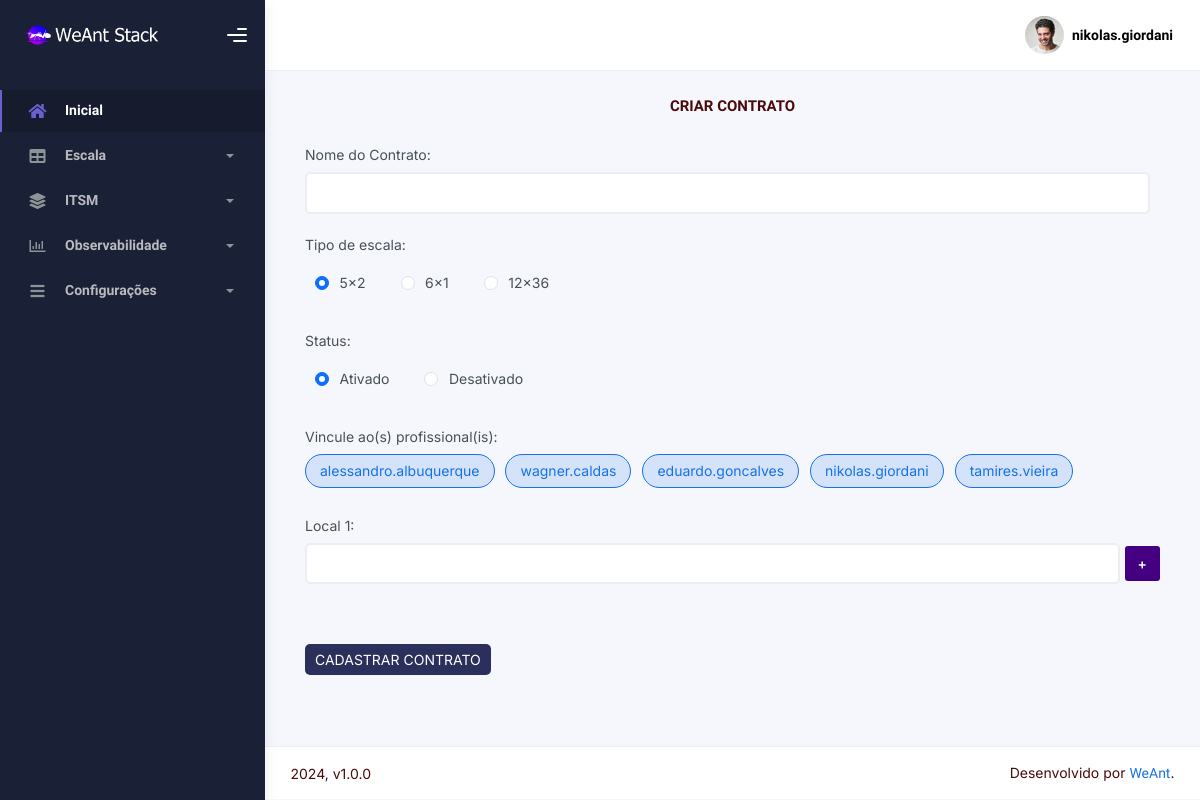
/criarcontrato.php (signed in), run on the app's committed database.
### tables this page shows
CREATE TABLE `usuario` (
  `id` int(11) NOT NULL,
  `login` varchar(60) NOT NULL,
  `senha` varchar(60) NOT NULL,
  `nome` varchar(60) NOT NULL,
  `cpf` varchar(60) NOT NULL,
  `nascimento` varchar(60) NOT NULL,
  `genero` varchar(60) NOT NULL,
  `email` varchar(60) NOT NULL,
  `telefone` varchar(60) NOT NULL,
  `departamento` varchar(60) DEFAULT NULL,
  `cargo` varchar(60) DEFAULT NULL,
  `nivel` varchar(60) NOT NULL,
  `pnivel` varchar(60) NOT NULL,
  `ativo` varchar(60) NOT NULL,
  `pativo` varchar(60) NOT NULL,
  `gerasenha` varchar(60) NOT NULL,
  `horario` varchar(60) NOT NULL,
  `dia` varchar(60) NOT NULL,
  `semana` varchar(60) NOT NULL,
  `mes` varchar(60) NOT NULL,
  `ano` varchar(60) NOT NULL,
  `operador` varchar(60) NOT NULL
);

### sec/sec_verifica.php (called while the page is built, shortened)
<?php
include "config.php";
$sqlc = "SELECT * FROM usuario WHERE id=" . $_SESSION['UsuarioID'];
  $query = $conn->query($sqlc);
    $dados = $query->fetch_assoc();
      $idlogado = $dados['id'];
      $usuariologado = $dados['login'];
?>

### sec/pesquisa_coletausuarios.php (the view, shortened to what this page needs)
<?php
include "sec_verifica.php";
    $query_validacao_licenca = "SELECT * FROM licenca WHERE id_usuario = '$idlogado'";
        $resultado_validacao_licenca = $conn->query($query_validacao_licenca);
            if ($resultado_validacao_licenca->num_rows > 0){
                $dados_validacao_licenca = $resultado_validacao_licenca->fetch_assoc();
                $id_cliente_validacao_licenca = $dados_validacao_licenca['id_cliente'];
                $query_coleta_usuarios = "SELECT * FROM licenca WHERE id_cliente = '$id_cliente_validacao_licenca'";
                    $resultado_coleta_usuarios = $conn->query($query_coleta_usuarios);
                        while ($dados_coleta_usuarios = $resultado_coleta_usuarios->fetch_assoc()) {
                                $id_coleta_usuarios = $dados_coleta_usuarios['id_usuario'];
                            $query_validacao_usuario = "SELECT * FROM usuario WHERE id = '$id_coleta_usuarios'";
                                $resultado_validacao_usuario = $conn->query($query_validacao_usuario);
                                    while ($dados_validacao_usuario = $resultado_validacao_usuario->fetch_assoc()) {
                                        $id_validacao_usuario = $dados_validacao_usuario['id'];
                                        $login_validacao_usuario = $dados_validacao_usuario['login'];
                                            echo '
                                            <div class="selectgroup selectgroup-pills">
                                                <label class="selectgroup-item">
                                                <input
                                                    type="checkbox"
                                                    name="profissionais[]"
                                                    value="' . $id_validacao_usuario . '"
                                                    class="selectgroup-input"
                                                    checked=""
                                                />
                                                <span class="selectgroup-button">' . $login_validacao_usuario . '</span>
                                            </div>
                                        ';
                                    }
                         }
            }
?>

### tudo_cima.php (shortened to what this page needs)
<?php
include "sec/sec_verifica.php";
?>
<html lang="br">
  <head>
    <link rel="stylesheet" href="assets/css/bootstrap.min.css" />
    <link rel="stylesheet" href="assets/css/plugins.min.css" />
    <link rel="stylesheet" href="assets/css/kaiadmin.min.css" />
    <link rel="stylesheet" href="assets/css/calendario.css" />
    <link rel="stylesheet" href="assets/css/usuarios.css" />
    <link rel="stylesheet" href="assets/css/contratos.css" />
    <link rel="stylesheet" href="assets/css/geral.css" />
    <link rel="stylesheet" href="assets/css/demo.css" />
  </head>
  <body>
    <div class="wrapper">
      <div class="sidebar" data-background-color="dark">
        <div class="sidebar-logo">
          <div class="logo-header" data-background-color="dark">
            <a class="logo">
              <img
                src="assets/img/kaiadmin/logo_light.png"
                alt="navbar brand"
                class="navbar-brand"
                height="20"
              />
            </a>
            <div class="nav-toggle">
              <button class="btn btn-toggle toggle-sidebar">
                <i class="gg-menu-right"></i>
              </button>
            </div>
          </div>
        </div>
        <div class="sidebar-wrapper scrollbar scrollbar-inner">
          <div class="sidebar-content">
            <ul class="nav nav-secondary">
              <li class="nav-item active">
                <a href="inicial.php">
                  <i class="fas fa-home"></i>
                  <p>Inicial</p>
                </a>
              </li>
              <li class="nav-item">
                <a data-bs-toggle="collapse" href="#escala">
                  <i class="fas fa-table"></i>
                  <p>Escala</p>
                  <span class="caret"></span>
                </a>
              </li>
              <li class="nav-item">
                <a data-bs-toggle="collapse" href="#itsm">
                  <i class="fas fa-layer-group"></i>
                  <p>ITSM</p>
                  <span class="caret"></span>
                </a>
              </li>
              <li class="nav-item">
                <a data-bs-toggle="collapse" href="#observabilidade">
                  <i class="far fa-chart-bar"></i>
                  <p>Observabilidade</p>
                  <span class="caret"></span>
                </a>
              </li>
              <li class="nav-item">
                <a data-bs-toggle="collapse" href="#configuracoes">
                  <i class="fas fa-bars"></i>
                  <p>Configurações</p>
                  <span class="caret"></span>
                </a>
              </li>
            </ul>
          </div>
        </div>
      </div>
      <div class="main-panel">
        <div class="main-header">
          <nav class="navbar navbar-header navbar-header-transparent navbar-expand-lg border-bottom">
            <div class="container-fluid">
              <ul class="navbar-nav topbar-nav ms-md-auto align-items-center">
                <li class="nav-item topbar-user dropdown hidden-caret">
                  <a
                    class="dropdown-toggle profile-pic"
                    data-bs-toggle="dropdown"
                    href="#"
                    aria-expanded="false"
                  >
                    <div class="avatar-sm">
                      <img
                        src="assets/img/profile.jpg"
                        alt="..."
                        class="avatar-img rounded-circle"
                      />
                    </div>
                    <span class="profile-username">
                      <span class="fw-bold"><?php echo $usuariologado ?></span>
                    </span>
                  </a>
                </li>
              </ul>
            </div>
          </nav>
        </div>
        <div class="container">
    <div class="page-inner">

### assets/css/geral.css (style rules this page uses)
body { font-family: 'Inter', sans-serif; margin: 0; padding: 0; color: #4b0a0a }
.btn { background-color: #450082; color: #fff; font-size: 14px; font-weight: 600; border: none !important; transition: all linear 160ms; cursor: pointer; margin: 0 !important; }

### data on the page
usuario: login "nikolas.giordani"
usuario: login "alessandro.albuquerque"
usuario: login "wagner.caldas"
usuario: login "eduardo.goncalves"
usuario: login "tamires.vieira"
